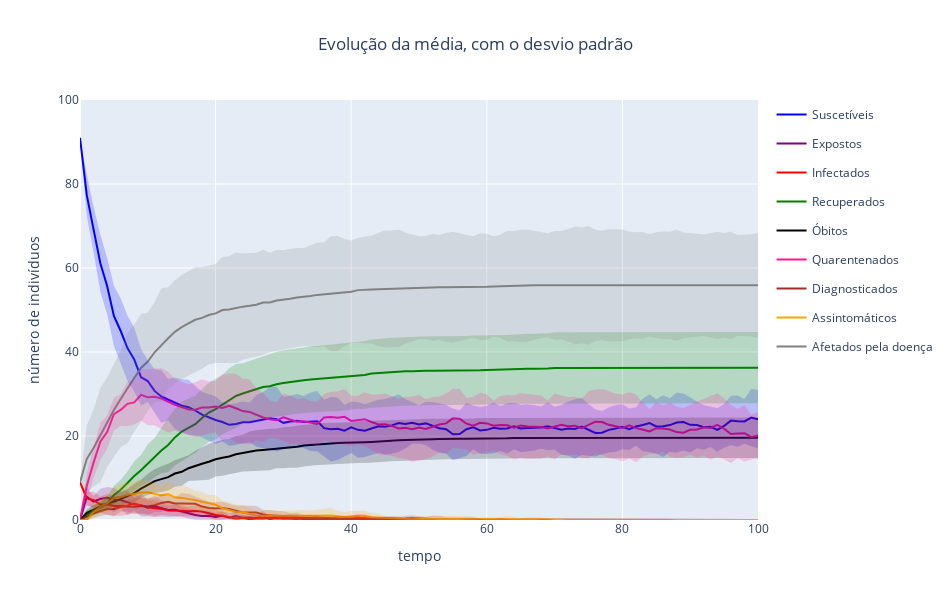

Notebook source saved alongside this figure:
### Code cell
%time
X_r = evolucao_grafo_estruturado(pop_0, p, lamb, beta/num_medio_conexoes_r, theta/num_medio_conexoes_r, sigma, rho, gammaA, epsA, gammaI, epsI, dI, gammaD, dD, G_r, tempos,
                                 num_sim, show='sd', toprint = True)
